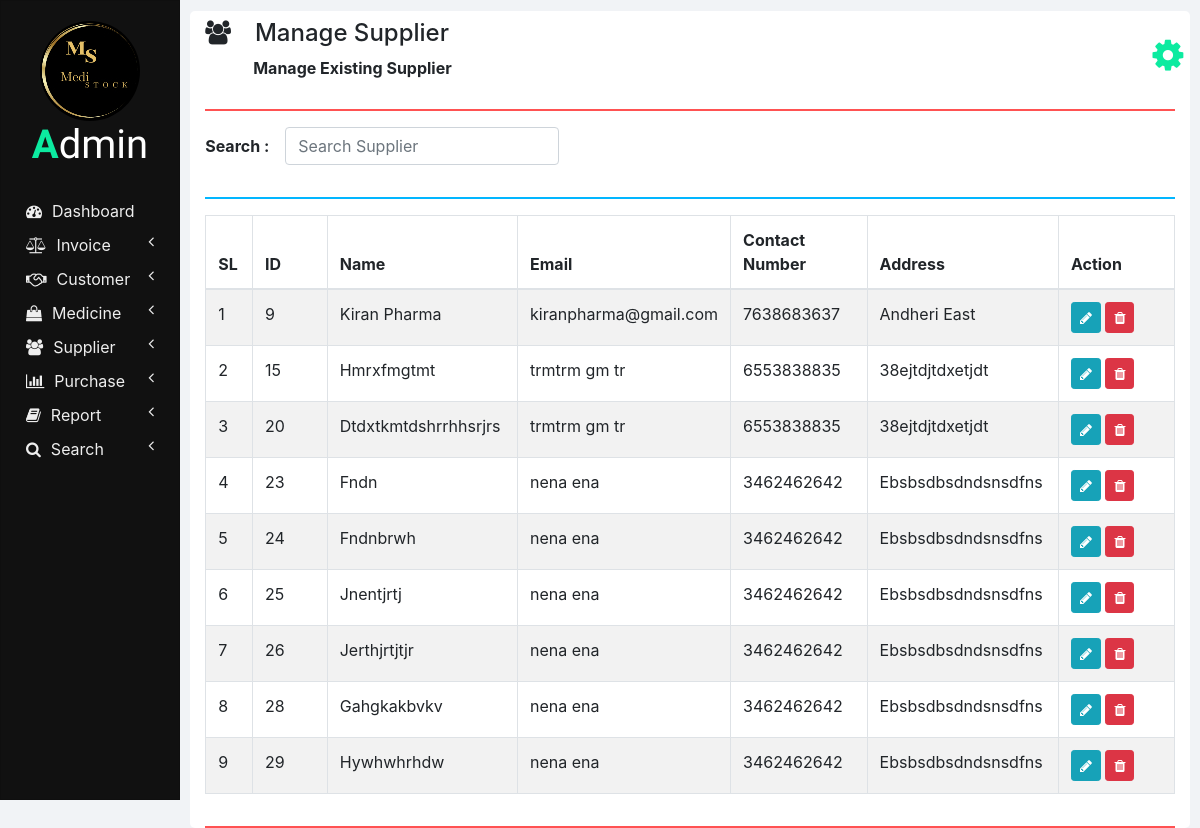
Page /manage_supplier.php on the committed database.
### tables this page shows
CREATE TABLE `suppliers` (
  `ID` int(11) NOT NULL,
  `NAME` varchar(100) NOT NULL,
  `EMAIL` varchar(100) NOT NULL,
  `CONTACT_NUMBER` varchar(10) NOT NULL,
  `ADDRESS` varchar(100) NOT NULL
);

### php/manage_supplier.php (the view, shortened to what this page needs)
<?php
  function showSuppliers($id) {
    require "db_connection.php";
    if($con) {
      $seq_no = 0;
      $query = "SELECT * FROM suppliers";
      $result = mysqli_query($con, $query);
      while($row = mysqli_fetch_array($result)) {
        $seq_no++;
        if($row['ID'] == $id)
          showEditOptionsRow($seq_no, $row);
        else
          showSupplierRow($seq_no, $row);
      }
    }
  }
  function showSupplierRow($seq_no, $row) {
    ?>
    <tr>
      <td><?php echo $seq_no; ?></td>
      <td><?php echo $row['ID'] ?></td>
      <td><?php echo $row['NAME']; ?></td>
      <td><?php echo $row['EMAIL']; ?></td>
      <td><?php echo $row['CONTACT_NUMBER']; ?></td>
      <td><?php echo $row['ADDRESS']; ?></td>
      <td>
        <button href="" class="btn btn-info btn-sm" onclick="editSupplier(<?php echo $row['ID']; ?>);">
          <i class="fa fa-pencil"></i>
        </button>
        <button class="btn btn-danger btn-sm" onclick="deleteSupplier(<?php echo $row['ID']; ?>);">
          <i class="fa fa-trash"></i>
        </button>
      </td>
    </tr>
    <?php
  }
  ?>

### css/sidenav.css (style rules this page uses)
body { background-color: #f1f3f6; }
.sidenav { width: 15%; height: 100vh; background-color: #222222; position: fixed; z-index: 1; flex: 1 0 auto; }
.card { width: 100%; height: 100%; top: 0; border-radius: 0; background-color: #111111; }
.logo .logo-caption { font-family: 'Poiret One', cursive; color: #ffffff; text-align: center; margin-bottom: 25px; }
.logo .profile { margin-left: 50%; border-radius: 50%; transform: translate(-50%); }
.logo .tweak { color:#0ceba0; font-weight: bold; }
.main-menu-item { padding: 5px 5px; cursor: pointer; }
.main-menu-item > a { color: #eeeeee; text-decoration: none; font-size: 16px; }
.main-menu-item > a > span { margin-left: 10px; }

### css/home.css (style rules this page uses)
html, body { height: 100vh; }

### rows in the picture
suppliers: seq_no "1", ID "9", NAME "Kiran Pharma", EMAIL "kiranpharma@gmail.com", CONTACT_NUMBER "7638683637", ADDRESS "Andheri East"
suppliers: seq_no "2", ID "15", NAME "Hmrxfmgtmt", EMAIL "trmtrm gm tr", CONTACT_NUMBER "6553838835", ADDRESS "38ejtdjtdxetjdt"
suppliers: seq_no "3", ID "20", NAME "Dtdxtkmtdshrrhhsrjrs", EMAIL "trmtrm gm tr", CONTACT_NUMBER "6553838835", ADDRESS "38ejtdjtdxetjdt"
suppliers: seq_no "4", ID "23", NAME "Fndn", EMAIL "nena ena", CONTACT_NUMBER "3462462642", ADDRESS "Ebsbsdbsdndsnsdfns"
suppliers: seq_no "5", ID "24", NAME "Fndnbrwh", EMAIL "nena ena", CONTACT_NUMBER "3462462642", ADDRESS "Ebsbsdbsdndsnsdfns"
suppliers: seq_no "6", ID "25", NAME "Jnentjrtj", EMAIL "nena ena", CONTACT_NUMBER "3462462642", ADDRESS "Ebsbsdbsdndsnsdfns"
suppliers: seq_no "7", ID "26", NAME "Jerthjrtjtjr", EMAIL "nena ena", CONTACT_NUMBER "3462462642", ADDRESS "Ebsbsdbsdndsnsdfns"
suppliers: seq_no "8", ID "28", NAME "Gahgkakbvkv", EMAIL "nena ena", CONTACT_NUMBER "3462462642", ADDRESS "Ebsbsdbsdndsnsdfns"
suppliers: seq_no "9", ID "29", NAME "Hywhwhrhdw", EMAIL "nena ena", CONTACT_NUMBER "3462462642", ADDRESS "Ebsbsdbsdndsnsdfns"

### other values in the picture
$heading "Manage Supplier"
$sub_heading "Manage Existing Supplier"
